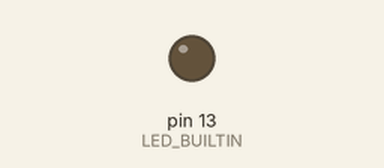
Bench run of a sketch on a simulated Arduino Uno, built with avr-gcc and run on an emulated ATmega328P. Shown: output pins drawn as LEDs (lit = HIGH).

Above: at 1.3 s.
At 5.2 s:
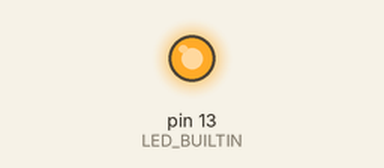
Timing chart, 0 to 13.5 s (numbered marks = the images above):
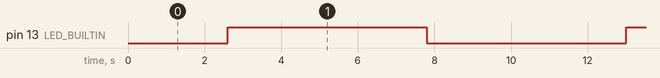

Measured:
- by itself, pin 13 (LED_BUILTIN): alternates HIGH for 5.2 s and LOW for 5.2 s

The sketch:

B_Fade.ino
```cpp
void setup() {
  pinMode(LED_BUILTIN,OUTPUT);
}

void loop() {
  // fade in
  for (int d = 0 ; d <= 255; d+=5) {
    analogWrite(LED_BUILTIN, d);
    delay(100);
  }
  // fade out
  for (int d = 255 ; d >= 0; d-=5) {
    analogWrite(LED_BUILTIN, d);
    delay(100);
  }
}

/*
 * TODO: Change the number 255 to 400 and re-upload the sketch - What happens?
 */


 /* Reference
 *  https://www.arduino.cc/reference/en/language/functions/analog-io/analogwrite/
 */
```
